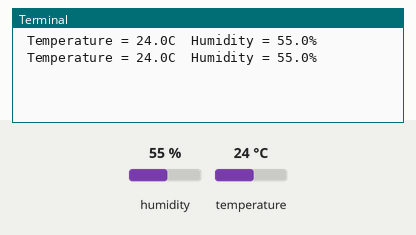
The program below on a simulated Raspberry Pi (BCM pin numbers). On the bench: the last lines printed to the terminal. Inputs (shaded band) come from the test bench; at power-on: humidity 55 %, temperature 24 °C.

Above: at 1.2 s.
1.3 s: humidity set to 22 %
At 2.0 s:
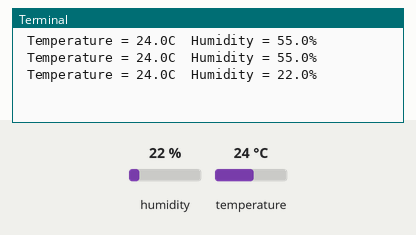
2.8 s: temperature set to 12 °C
At 3.6 s:
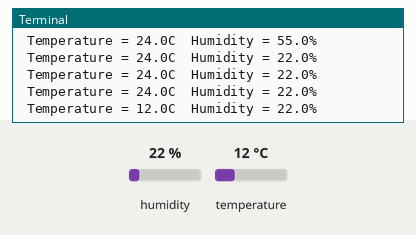
4.3 s: humidity set to 40 %
At 4.3 s:
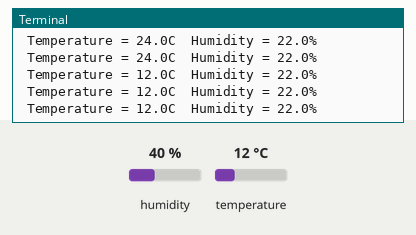
Timing chart, 0 to 7.3 s (numbered marks = the images above; inputs shaded):
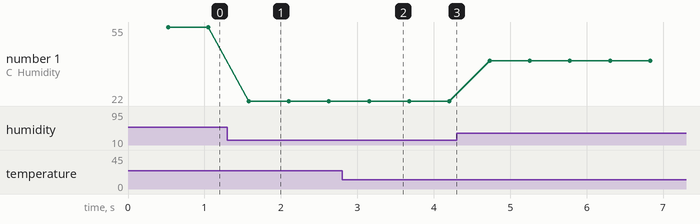

The program:

test.py
```python
import random
from firebase import firebase

firebase = firebase.FirebaseApplication('https://temp-438dc.firebaseio.com/temper', None)
result = firebase.post('/temper',{'ID':random.randrang(100, 99, 6)})
#print ('HEELO EVERYONE')
#print (random.randrang(10000, 99999, 6))
result = firebase.get('/users', None)
print (result)
{'1': 'John Doe', '2': 'Jane Doe'}
```

firebase.py
```python
#import Libraries
import RPi.GPIO as GPIO
import time
import pyrebase
import Adafruit_DHT

#Firebase Configuration
config = {
  "apiKey": "ZWOpnNiFZBPRCGC7J2zyA9AXwaaCrF5x63PXvXPy",
  "authDomain": "https://temp-438dc.firebaseio.com/",
  "databaseURL": "https://temp-438dc.firebaseio.com/",
  "storageBucket": "https://temp-438dc.firebaseio.com/"
}
firebase_url = 'https://temp-438dc.firebaseio.com/'
temperature_location = 'Taipei';

firebase = pyrebase.initialize_app(config)

als = True
while als:
    humidity, temperature = Adafruit_DHT.read_retry(Adafruit_DHT.DHT11, 4) # gpio pin 4 or pin number 7
    if humidity is not None and temperature is not None:
        humidity = round(humidity, 2)
        temperature = round(temperature, 2)
        print (" Temperature = {0:0.1f}C  Humidity = {1:0.1f}% ".format(temperature, humidity))
    else:
        print ("can not connect to the sensor!")


result = requests.post(firebase_url + '/' + temperature_location + '/temperaturehumidity.json', data=json.dumps(data))
print ("Status Code = ' + str(result.status_code) + ', Response = ' + result.text ")


time.sleep(1)
```

Measured:
- after the input at 1.3 s, the terminal: prints a new line after 0.28 s (image 1)
- after the input at 2.8 s, the terminal: prints a new line after 0.35 s (image 2)
- plotted number 1: 55 → 22 after the input at 1.3 s, 22 → 40 after the input at 4.3 s
